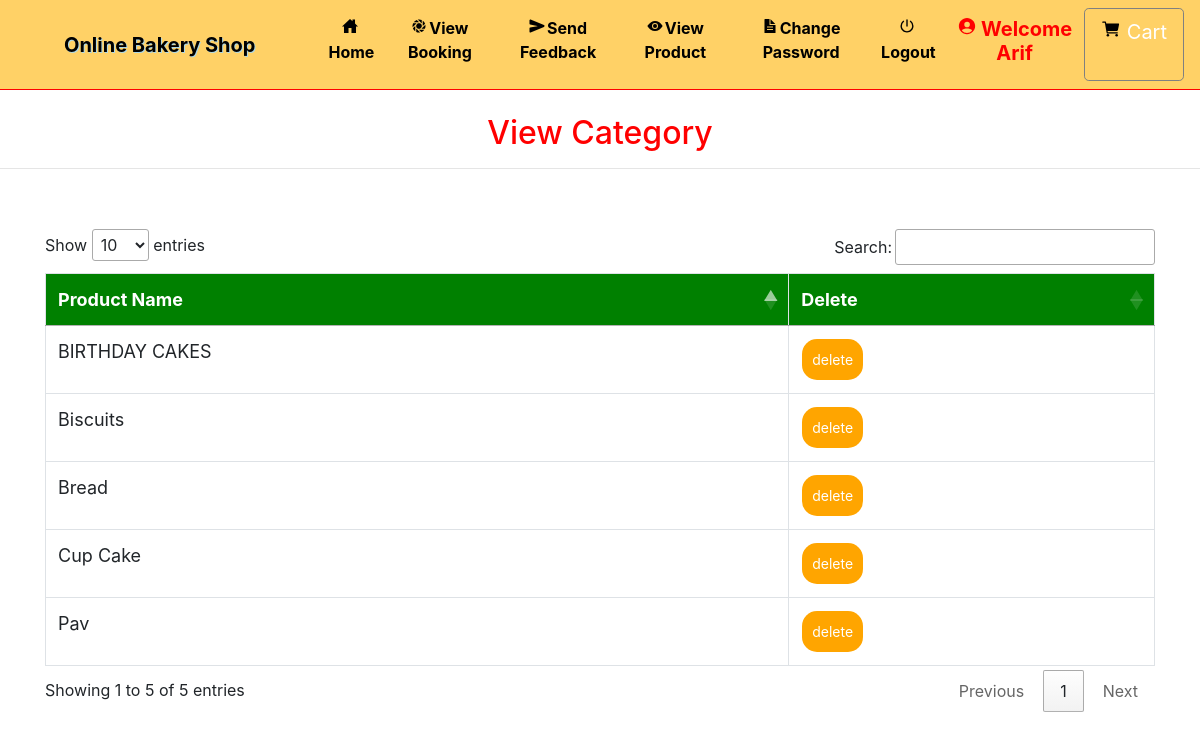
Page /view_categary/ (signed in) on the committed database.
### grocery/models.py (models this page shows, shortened)
class Category(models.Model):
    name = models.CharField(max_length=30, null=True)

### grocery/views.py (the view)
# urls.py: path('view_categary/', View_Categary, name='view_categary'),
def View_Categary(request):
    if not request.user.is_authenticated:
        return redirect('login_admin')
    pro = Category.objects.all()
    d = {'pro': pro}
    return render(request,'view_category.html', d)

### grocery/templates/view_category.html (shortened to what this page needs)
{% extends 'navigation.html' %}
{% block body %}
<center><h2 style="color:red;margin-top:2%">View Category</h2></center><hr>
<div class="container" style="margin-top:5%">
<table class="table table-bordered" id="myTable">
  <thead>
  <tr>
    <th>Product Name</th>
    <th>Delete</th>
  </tr>
  </thead>
   <tbody>
    {% for i in pro %}
  <tr>
    <td>{{i.name}}</td>
    <td><a href="{% url 'delete_category' i.id %}" onclick="return confirm('Are you sure?')"><button class="button button1">delete</button></a></td>
  </tr>
    {% endfor %}
    </tbody>
</table>
 </div>
{% endblock %}

### grocery/templates/navigation.html (shortened to what this page needs)
<!DOCTYPE html>
<html lang="en">
<head>
    {% load static %}
     <link rel="stylesheet" href="https://maxcdn.bootstrapcdn.com/bootstrap/4.0.0/css/bootstrap.min.css">
  <link rel = stylesheet href = "//cdn.datatables.net/1.10.19/css/jquery.dataTables.min.css">
<link rel="stylesheet" href="https://cdnjs.cloudflare.com/ajax/libs/font-awesome/4.7.0/css/font-awesome.min.css">
</head>
<body style="background-color:white">
<nav class="navbar navbar-expand-sm" style = "background-color : #FFD166 ; border-bottom:1px solid red">
  <a class="navbar-brand pl-5" href="#" style="color:black ; font-weight : bold">Online Bakery Shop</a>
<div class="collapse navbar-collapse" id="collapsibleNavbar">
  <ul class="navbar-nav pl-5 text-center">
    {% if request.user.username %}
    {% if not request.user.is_staff %}
    <li class="nav-item">
      <a class="nav-link" href="{% url 'home' %}" style="color:black"><ion-icon style="margin-right:2px" name="home-sharp"></ion-icon>Home</a>
    </li>
    <li class="nav-item">
      <a class="nav-link" href="{% url 'view_booking' %}" style="color:black"><ion-icon style="margin-right:2px" name="aperture"></ion-icon>View Booking</a>
    </li>
    <li class="nav-item">
      <a class="nav-link" href="{% url 'send_feedback' request.user.id %}" style="color:black"><ion-icon style="margin-right:2px" name="send"></ion-icon>Send Feedback</a>
    </li>
    <li class="nav-item">
      <a class="nav-link" href="{% url 'view_product' 0 %}" style="color:black"><ion-icon style="margin-right:2px" name="eye"></ion-icon>View Product</a>
    </li>
    <li class="nav-item">
      <a class="nav-link" href="{% url 'change_password' %}" style="color:black"><ion-icon style="margin-right:2px" name="document-text-sharp"></ion-icon>Change Password</a>
    </li>
    {% endif %}
    {% endif %}
    {% if request.user.is_authenticated %}
    <a class="nav-link" href="{% url 'logout' %}" style="color:black"><ion-icon style="margin-right:2px" name="power-sharp"></ion-icon>Logout</a>
    {% if not request.user.is_staff %}
    <li class="nav-item">
      <a href="{% url 'profile' %}"><h5 class="nav-link" style="color:red"><ion-icon style="margin-right:4px;color:#FF0000" name="person-circle-sharp"></ion-icon>Welcome {{request.user.username}}</h5>
      </a></li>
    {% else %}
    <li class="nav-item">
      <h5  class="nav-link" style="color:red"><ion-icon style="margin-right:4px;color:#FF0000" name="person-circle-sharp"></ion-icon>Welcome {{request.user.username}}</h5>
    </li>
    {% endif %}
    {% endif %}
    {% if not request.user.is_staff %}
    {% if request.user.username %}
      <a href="{% url 'cart' %}" style="border:1px solid gray" class="btn btn-default btn-lg text-dark text-capitalize">
        <ion-icon style="color:black;margin-top:2%" name="cart"></ion-icon><span style="margin-left:6px;margin-top:2%;color:white">Cart</span></a></center>
{% endif %}
    {% endif %}
    </ul>
</div>
</nav>
{% block body %}
{% endblock %}
</body></html>

### grocery/templates/navigation.html (style rules this page uses)
* { box-sizing: border-box; }
#myTable { border-collapse: collapse; width: 100%; border: 1px solid #ddd; font-size: 18px; }
#myTable th { text-align: left; padding: 12px; background-color: green; color: white; }
#myTable td { text-align: left; padding: 12px; background-color: white; }
#myTable tr { border-bottom: 1px solid #ddd; }
.button { background-color: orange; border: none; color: white; padding: 10px; text-align: center; text-decoration: none; display: inline-block; font-size: 14px; margin: 1px 1px; cursor: pointer; }
.button1 { border-radius: 15px; }
.nav-link { font-weight:bold; }
.navbar-brand { text-shadow: 1px 1px lightblue; }

### rows in the picture
Category: name "BIRTHDAY CAKES"
Category: name "Cup Cake"
Category: name "Biscuits"
Category: name "Bread"
Category: name "Pav"

### other values in the picture
{{ request.user.username }} "Arif"
